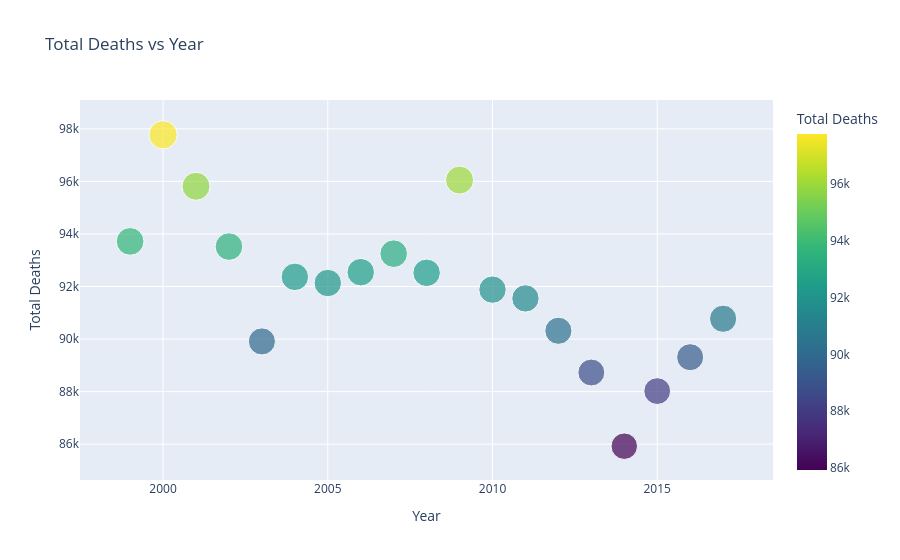

This figure's notebook cell:
### Markdown cell above
**scatter plot - Total Deaths vs Year**

Total Deaths versus Year, we will first need to aggregate the dataset to get the total number of deaths per year. Then, we can plot this data in a scatter plot format using Plotly.

### Code cell
# Aggregate the data by year and calculate the total deaths for each year
df_yearly = df.groupby('Year')['Deaths'].sum().reset_index()

# Create the scatter plot with dot size and color proportional to the number of deaths
fig = px.scatter(df_yearly,
                 x='Year',
                 y='Deaths',
                 size='Deaths',  # Set the size of the dots based on the number of deaths
                 color='Deaths',  # Set the color of the dots based on the number of deaths
                 color_continuous_scale='Viridis',  # Choose a color scale (optional)
                 title="Total Deaths vs Year",
                 labels={'Year': 'Year', 'Deaths': 'Total Deaths'})

# Show the plot
fig.show()

### Figure 1 — Plotly figure (JSON) as saved in the notebook; plotly's stock layout.template omitted (floating-point values rounded to 4 significant figures)
{"data": [{"hovertemplate": "Year=%{x}<br>Total Deaths=%{marker.color}<extra></extra>", "legendgroup": "", "marker": {"color": [93717, 97773, 95814, 93519, 89910, 92367, 92132, 92545, 93249, 92521, 96049, 91881, 91547, 90315, 88727, 85923, 88020, 89310, 90773], "coloraxis": "coloraxis", "size": [93717, 97773, 95814, 93519, 89910, 92367, 92132, 92545, 93249, 92521, 96049, 91881, 91547, 90315, 88727, 85923, 88020, 89310, 90773], "sizemode": "area", "sizeref": 244.4, "symbol": "circle"}, "mode": "markers", "name": "", "orientation": "v", "showlegend": false, "type": "scatter", "x": [1999, 2000, 2001, 2002, 2003, 2004, 2005, 2006, 2007, 2008, 2009, 2010, 2011, 2012, 2013, 2014, 2015, 2016, 2017], "xaxis": "x", "y": [93717, 97773, 95814, 93519, 89910, 92367, 92132, 92545, 93249, 92521, 96049, 91881, 91547, 90315, 88727, 85923, 88020, 89310, 90773], "yaxis": "y"}], "layout": {"coloraxis": {"colorbar": {"title": {"text": "Total Deaths"}}, "colorscale": [[0, "#440154"], [0.1111, "#482878"], [0.2222, "#3e4989"], [0.3333, "#31688e"], [0.4444, "#26828e"], [0.5556, "#1f9e89"], [0.6667, "#35b779"], [0.7778, "#6ece58"], [0.8889, "#b5de2b"], [1, "#fde725"]]}, "legend": {"itemsizing": "constant", "tracegroupgap": 0}, "title": {"text": "Total Deaths vs Year"}, "xaxis": {"anchor": "y", "domain": [0, 1], "title": {"text": "Year"}}, "yaxis": {"anchor": "x", "domain": [0, 1], "title": {"text": "Total Deaths"}}}}
